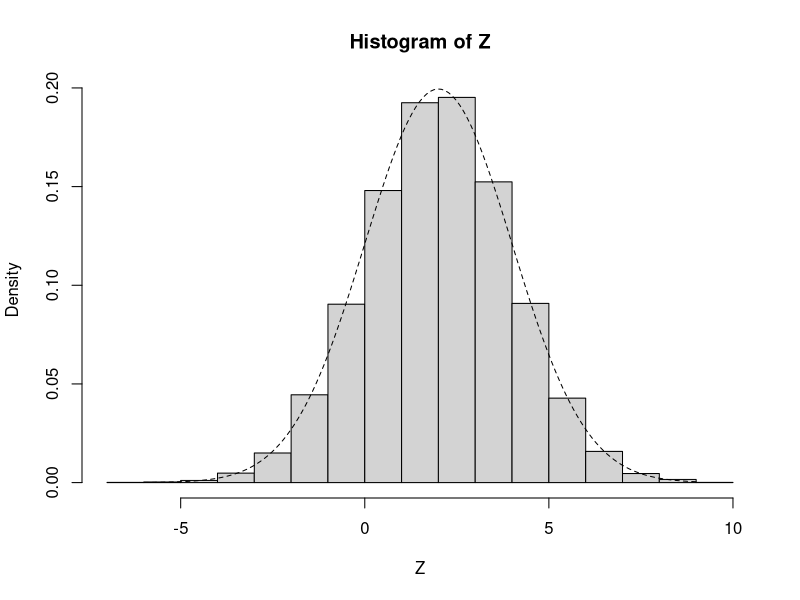

Write R code to recreate this figure.
## ---- chunk 1
females <- 168.8 * 1e6
males <- 162.7 * 1e6

probability <- females / (males + females)
## ---- chunk 2
sample(c('F', 'M'), 
       size = 1, 
       prob = c(probability, 1-probability))
## ---- chunk 3
sample(c('F', 'M'), 
       size = 50,
       replace = TRUE,
       prob = c(probability, 1-probability))
## ---- chunk 4
# generate a bunch of random normal draws
Z <- rnorm(1e4, mean = 2, sd = 2)
hist(Z, freq = FALSE)
# add curve
x <- seq(min(Z), max(Z), 0.1)
lines( x = x,
       y = dnorm(x, mean = 2, sd = 2),
       lty = 'dashed' )
